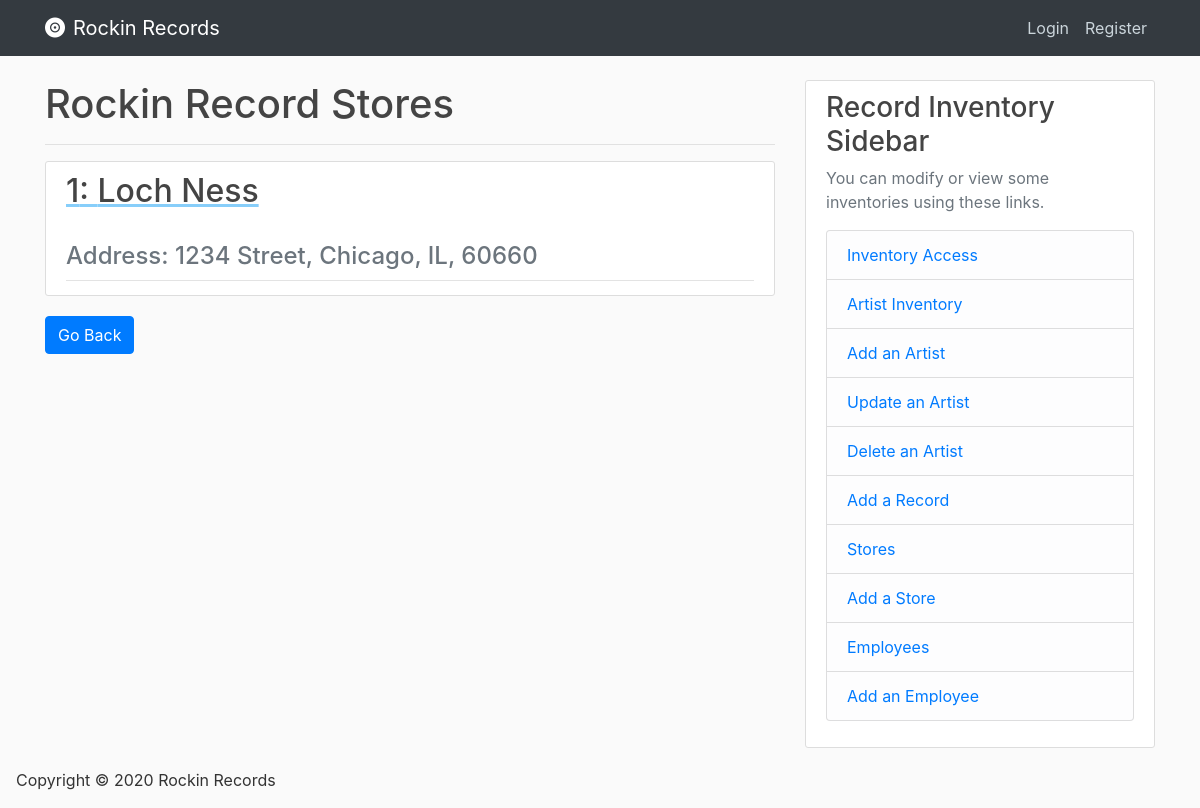
Page /stores on the earlier database version.
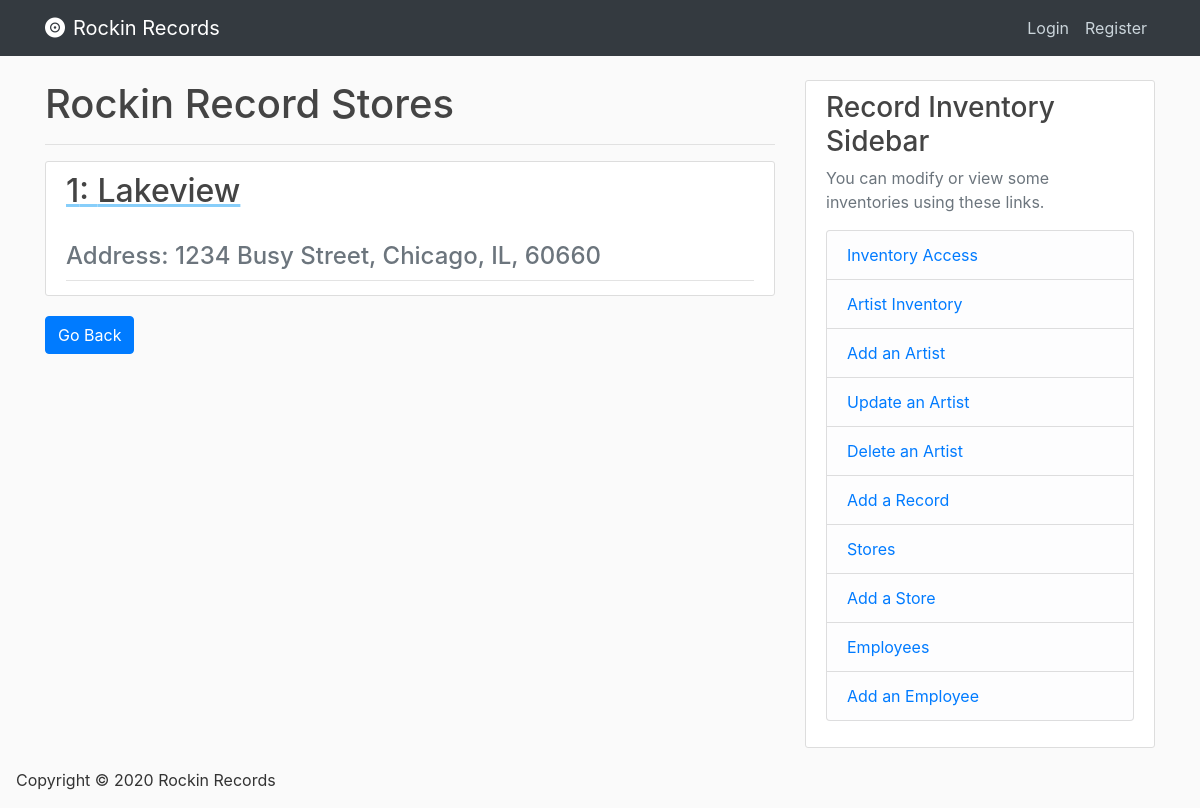
Same page on the later database version.
### database/models.py (models this page shows)
class Stores(db.Model):
    store_id = db.Column(db.Integer, primary_key=True, nullable=False, autoincrement="auto")
    store_name = db.Column(db.String, nullable=False)
    street_address = db.Column(db.String(120), nullable=False)
    city_address = db.Column(db.String(120), nullable=False)
    state_address = db.Column(db.String(120), nullable=False)
    zip_address = db.Column(db.String(120), nullable=False)

### database/routes.py (the view)
@app.route('/stores')
def stores():
    stores = Stores.query.all()
    return render_template('stores.html', stores=stores)

### database/Templates/stores.html
{% extends "index.html" %}
{% block content %}
    <h1> Rockin Record Stores </h1>
    <hr>
    {% for store in stores %}
        <article class="media content-section">
            <div class="media-body">
                <div class="article-metadata">
                    <a class="mr-2" href="{{url_for('store', store_id=store.store_id)}}" style="text-decoration: underline; text-decoration-color: lightskyblue;" >
                    <h2> {{ store['store_id'] }}: {{ store['store_name'] }} </h2>
                    </a>
                    <h4 class="text-muted"> Address: {{ store['street_address'] }}, {{ store['city_address'] }}, {{ store['state_address']}}, {{ store['zip_address'] }}</h4>
                </div>
          </div>
        </article>
     {% endfor %}
     <div>
        <a href="{{ url_for('home') }} ">
          <button class='btn btn-primary'>
              Go Back
          </button>
        </a>
     </div>
{% endblock content %}

Differences in the rows shown:
changed Stores "Chicago": store_name "Loch Ness" → "Lakeview"; street_address "1234 Street" → "1234 Busy Street"
